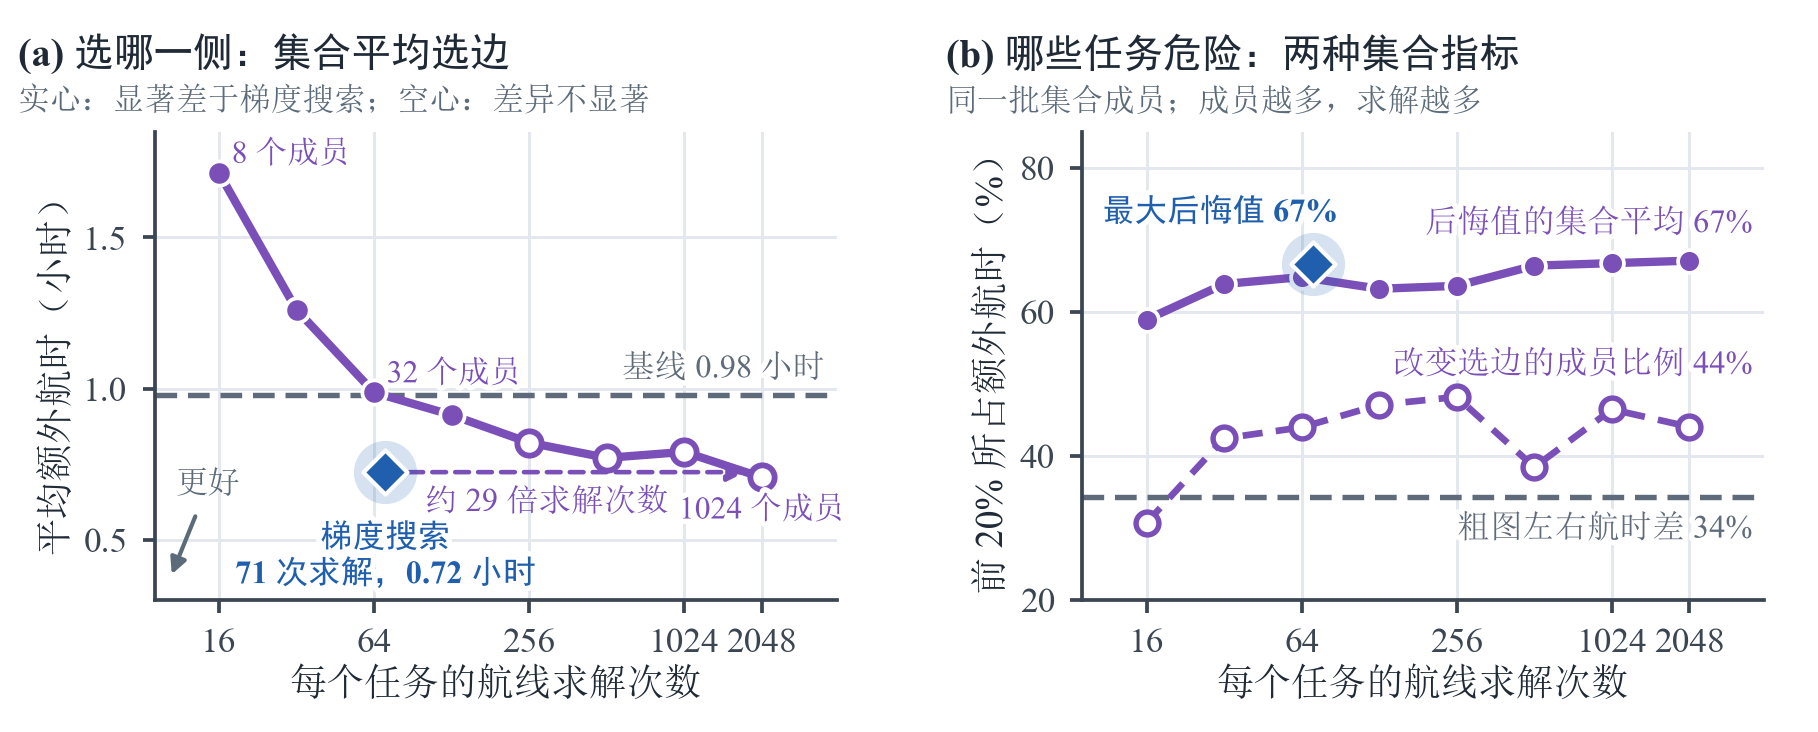

The Python source for this figure:
"""Fig. 6: what the gradient search buys on a vehicle with little computation (Kuroshio test missions).
(a) mean extra time of choosing the side with the shorter mean time over n random ensemble members (2n
    route solves), against the route solves spent; filled markers: significantly worse than the gradient
    search (paired bootstrap over days); the gradient search with the choice of the side whose maximum
    regret is smaller (about 71 solves) is one point; the baseline is the dashed line.
(b) share of the baseline's extra time held by the riskiest 20% of missions, for two ensemble scores computed
    on the same n members (the mean regret of keeping the map's side, and the share of members that change
    the side), against the route solves spent; the maximum regret of the search is one point.
Numbers from results/route_ensemble_size.json (experiments/route_ensemble_analysis.py)."""
import json

import numpy as np
import matplotlib.pyplot as plt

import rstyle as st

NS = (8, 16, 32, 64, 128, 256, 512, 1024)


def main():
    st.setup()
    R = json.load(open(st.ROOT / "results" / "route_ensemble_size.json", encoding="utf-8"))["test"]
    solves = np.array([2 * n for n in NS], float)
    cx = R["worst_regret"]["route_solves"]
    fig = plt.figure(figsize=(st.TEXTW, 62 * st.MM))
    axa = fig.add_axes([0.085, 0.18, 0.375, 0.64])
    axb = fig.add_axes([0.595, 0.18, 0.375, 0.64])
    # (a) side choice
    loss = np.array([R[f"expected_{n}"]["loss"] for n in NS])
    sig = np.array([R[f"expected_{n}"]["ci_vs_worst_regret"][0] > 0 for n in NS])
    base = R["map"]["loss"]
    axa.axhline(base, color=st.MAP, lw=1.3, ls=(0, (4, 2)))
    st.note(axa, 3600, base + 0.035, f"基线 {base:.2f} 小时", col=st.MAP, size=7.8, ha="right", va="bottom")
    axa.plot(solves, loss, color=st.ENS, lw=2.0, zorder=2)
    axa.scatter(solves[sig], loss[sig], s=34, color=st.ENS, edgecolor="white", lw=0.9, zorder=3)
    axa.scatter(solves[~sig], loss[~sig], s=34, color="white", edgecolor=st.ENS, lw=1.4, zorder=3)
    for n, x, y in zip(NS, solves, loss):
        if n in (8, 32, 1024):
            st.note(axa, x * (1.12 if n != 1024 else 1.0), y + (0.06 if n != 1024 else -0.06), f"{n} 个成员",
                    col=st.ENS, size=7.6, ha="left" if n != 1024 else "center", va="center" if n != 1024 else "top")
    y0 = R["worst_regret"]["loss"]
    axa.annotate("", xy=(2048 * 0.93, y0), xytext=(cx * 1.15, y0),
                 arrowprops=dict(arrowstyle="-|>", color=st.ENS, lw=1.1, ls=(0, (3, 2)), mutation_scale=9))
    axa.text(300, y0 - 0.05, "约 29 倍求解次数", color=st.ENS, fontsize=7.8, ha="center", va="top")
    axa.scatter([cx], [y0], s=230, color=st.OURS, alpha=0.18, lw=0, zorder=4)
    axa.scatter([cx], [y0], s=56, marker="D", color=st.OURS, edgecolor="white", lw=1.0, zorder=5)
    st.note(axa, cx, y0 - 0.17, f"梯度搜索\n{cx:.0f} 次求解，{y0:.2f} 小时", col=st.OURS, size=7.8, weight="bold",
            ha="center", va="top")
    axa.annotate("更好", xy=(10.2, 0.36), xytext=(14.5, 0.68), fontsize=7.8, color=st.MUTED, ha="center",
                 va="center", arrowprops=dict(arrowstyle="-|>", color=st.MUTED, lw=1.0, mutation_scale=8))
    axa.set_xscale("log", base=2)
    axa.set_xticks([16, 64, 256, 1024, 2048])
    axa.set_xticklabels(["16", "64", "256", "1024", "2048"])
    axa.minorticks_off()
    axa.set_xlim(9, 4000)
    axa.set_ylim(0.3, 1.85)
    axa.set_yticks([0.5, 1.0, 1.5])
    axa.set_xlabel("每个任务的航线求解次数", labelpad=2)
    axa.set_ylabel("平均额外航时（小时）", labelpad=2)
    st.panel_title(axa, "(a) 选哪一侧：集合平均选边", x=-0.20, y=1.12)
    axa.text(-0.20, 1.03, "实心：显著差于梯度搜索；空心：差异不显著", transform=axa.transAxes, fontsize=7.6,
             color=st.MUTED, ha="left", va="bottom")
    # (b) which missions are risky
    T20 = R["top20_loss_share"]
    expr = np.array([100 * T20[f"expected_regret_{n}"] for n in NS])
    flip = np.array([100 * T20[f"flip_share_{n}"] for n in NS])
    mm = 100 * T20["map_margin"]
    axb.axhline(mm, color=st.MAP, lw=1.3, ls=(0, (4, 2)))
    st.note(axb, 3600, mm - 2.5, f"粗图左右航时差 {mm:.0f}%", col=st.MAP, size=7.8, ha="right", va="top")
    axb.plot(solves, expr, color=st.ENS, lw=2.0, zorder=2)
    axb.scatter(solves, expr, s=30, color=st.ENS, edgecolor="white", lw=0.9, zorder=3)
    axb.plot(solves, flip, color=st.ENS, lw=1.6, ls=(0, (3, 2)), zorder=2)
    axb.scatter(solves, flip, s=30, color="white", edgecolor=st.ENS, lw=1.3, zorder=3)
    st.note(axb, 3600, expr[-1] + 3.0, f"后悔值的集合平均 {expr[-1]:.0f}%", col=st.ENS, size=7.8, ha="right", va="bottom")
    st.note(axb, 3600, 50.5, f"改变选边的成员比例 {flip[-1]:.0f}%", col=st.ENS, size=7.8, ha="right",
            va="bottom")
    v = 100 * T20["worst_regret"]
    axb.scatter([cx], [v], s=230, color=st.OURS, alpha=0.18, lw=0, zorder=4)
    axb.scatter([cx], [v], s=56, marker="D", color=st.OURS, edgecolor="white", lw=1.0, zorder=5)
    st.note(axb, cx * 1.25, v + 5.0, f"最大后悔值 {v:.0f}%", col=st.OURS, size=7.8, weight="bold", ha="right", va="bottom")
    axb.set_xscale("log", base=2)
    axb.set_xticks([16, 64, 256, 1024, 2048])
    axb.set_xticklabels(["16", "64", "256", "1024", "2048"])
    axb.minorticks_off()
    axb.set_xlim(9, 4000)
    axb.set_ylim(20, 85)
    axb.set_yticks([20, 40, 60, 80])
    axb.set_xlabel("每个任务的航线求解次数", labelpad=2)
    axb.set_ylabel("前 20% 所占额外航时（%）", labelpad=2)
    st.panel_title(axb, "(b) 哪些任务危险：两种集合指标", x=-0.20, y=1.12)
    axb.text(-0.20, 1.03, "同一批集合成员；成员越多，求解越多", transform=axb.transAxes, fontsize=7.6,
             color=st.MUTED, ha="left", va="bottom")
    st.save(fig, "route6_budget")
    print({n: (round(l, 2), bool(s)) for n, l, s in zip(NS, loss, sig)})


if __name__ == "__main__":
    main()
